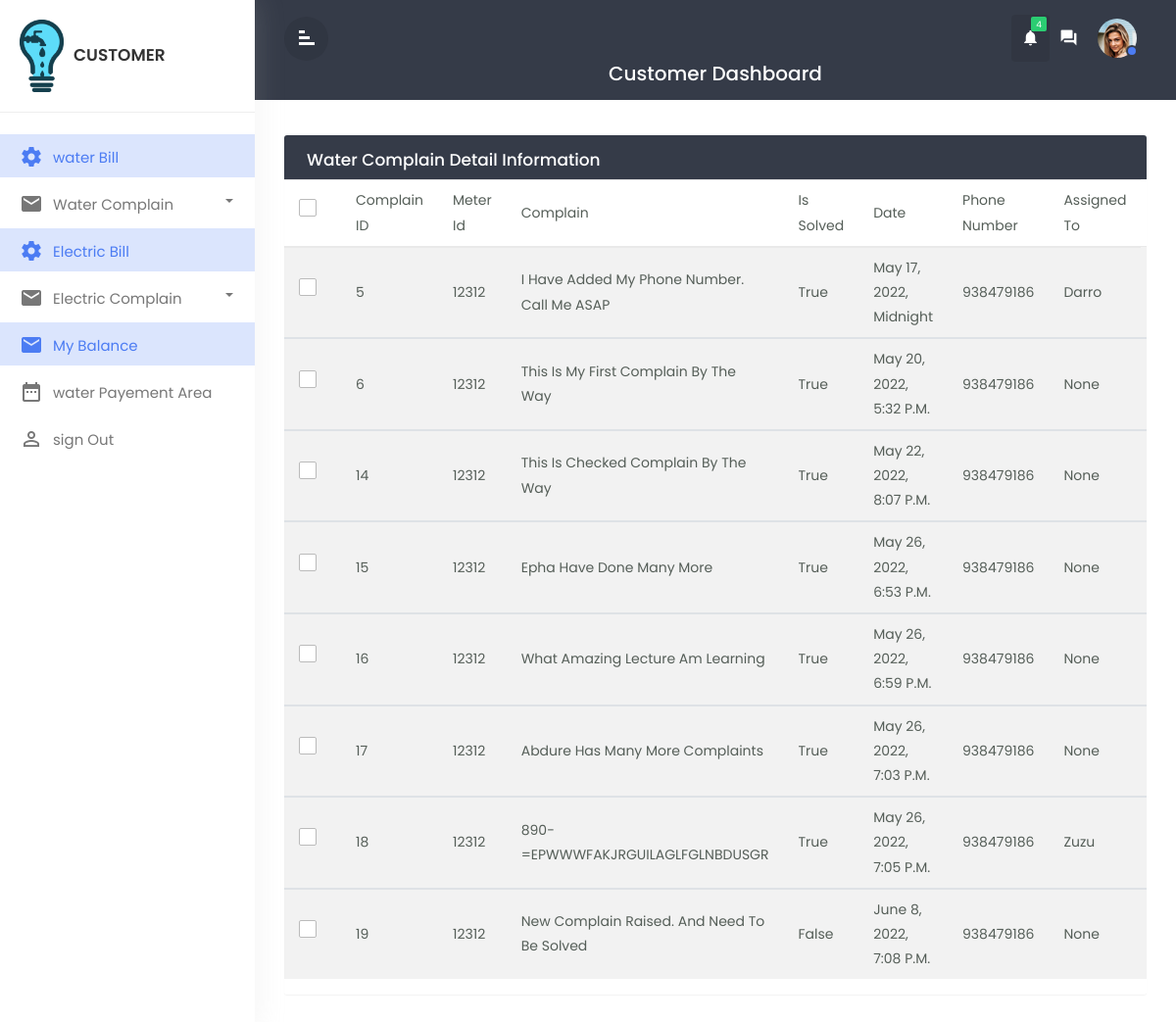
/viewwatercomplain (signed in), run on an earlier commit of the app's database.
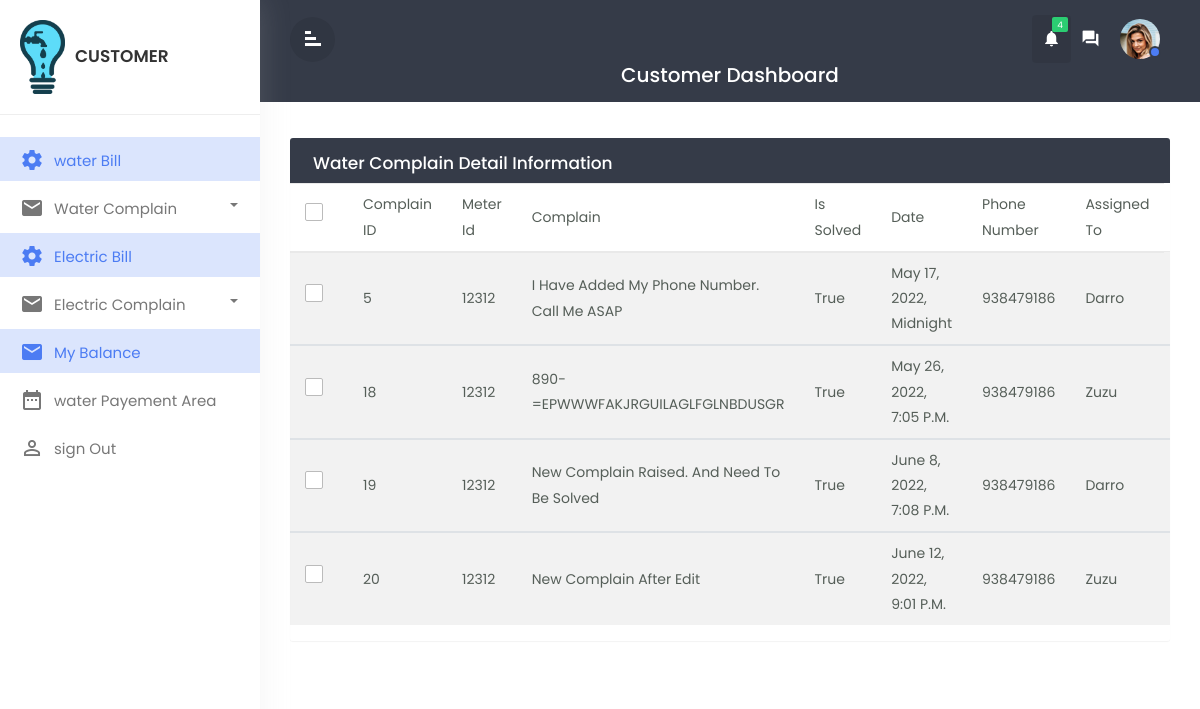
And on a later commit of the database.
### water/models.py (models this page shows, shortened)
class WaterComplain(models.Model):
    id =models.AutoField(primary_key=True)
    meter_id = models.ForeignKey(on_delete=models.CASCADE, to=WaterCustomer)
    complain = models.TextField()
    date = models.DateTimeField(default=timezone.now)
    is_solved = models.CharField(max_length=50,default=False )#null=True,default='not solved')
    phone_number=models.IntegerField(null=True)
    assigned_to=models.ForeignKey(WaterTechnician,null=True,max_length=100, on_delete=models.CASCADE,)
    tec_reported=models.BooleanField(max_length=50,default=False )
    class Meta:
        db_table = "water_complain"

### users/models.py (models this page shows, shortened)
class Account(AbstractBaseUser,PermissionsMixin):
    username = models.CharField(null=False,max_length=100,primary_key = True)
    first_name = models.CharField(max_length=50,null=True,validators=[only_letters])
    middle_name = models.CharField(max_length=50,null=True,validators=[only_letters])
    last_name = models.CharField(max_length=50,null=True,validators=[only_letters])
    email =  models.EmailField(max_length=50,null=True)
    date_joined = models.DateTimeField(default=timezone.now)
    is_superuser = models.BooleanField(default=False)
    is_staff = models.BooleanField(default=False)
    is_active = models.BooleanField(default=True)
    ROLE_CHOICES = [('water_reader','Water_Reader'),('water_technician','Water_Technician'),('electric_reader','Electric_Reader'),('electric_technician','Electric_Technician'),('customer','Customer')]
    role=models.CharField(choices=ROLE_CHOICES,max_length =20,blank=True,null = True)
    objects = CustomAccountManager()
    REQUIRED_FIELDS = []
    USERNAME_FIELD = 'username'

### water/views.py (the view)
# urls.py: path('viewwatercomplain',views.viewwatercomplain,name='viewwatercomplain'),
def viewwatercomplain(request):
    x=request.user.username
    print(x)
    y= WaterCustomer.objects.get(username=x)
    m=y.meter_id
    watercomplaindata = WaterComplain.objects.filter(meter_id_id =y)
    context = {
            'watercomplaindata': watercomplaindata
        }
    return render(request,'customer/viewwatercomplain.html',context)

### water/models.py (called while the page is built)
    def __str__(self):
        return str(self.username)

### templates/customer/viewwatercomplain.html (shortened to what this page needs)
{% extends 'customer/customerbase.html' %}
{% block content %}
<div id="mymain" class="main-content">
    <div class="row">
    <div class="col-md-12">
        <div class="table-wrapper">
        <div class="table-title">
            <div class="row">
                <div class="col-sm-6 p-0 flex justify-content-lg-start justify-content-center">
                <h2 class="ml-lg-2">Water Complain Detail Information</h2>
                </div>
            </div>
        </div>
        <table class="table table-striped table-hover">
            <thead>
                <tr>
                <th><span class="custom-checkbox">
                <label for="selectAll"></label></th>
                <th>Complain ID</th>
                <th>Meter Id</th>
                <th>Complain</th>
                <th>Is Solved</th>
                <th>Date</th>
                <th>Phone Number</th>
                <th>Assigned to</th>
                </tr>
            </thead>
            {% for data in watercomplaindata %}
            <tbody>
                <tr>
                <th><span class="custom-checkbox">
                <label for="checkbox1"></label></th>
                <th>{{data.id}}</th>
                <th>{{data.meter_id_id}}</th>
                <th>{{data.complain}}</th>
                <th>{{data.is_solved}}</th>
                <th>{{data.date}}</th>
                <th>{{data.phone_number}}</th>
                <th>{{data.assigned_to}}</th>
                <th>
                </th>
                </tr>
            </tbody>
            {%endfor%}
        </table>
        </div>
    </div>
    </div>
</div>
{% endblock content %}

What changed in the data, as far as the page shows it:
removed WaterComplain: id "6", meter_id_id "12312", complain "This Is My First Complain By The Way", is_solved "True", date "May 20, 2022, 5:32 P.m.", phone_number "938479186", assigned_to "None"
removed WaterComplain: id "14", meter_id_id "12312", complain "This Is Checked Complain By The Way", is_solved "True", date "May 22, 2022, 8:07 P.m.", phone_number "938479186", assigned_to "None"
removed WaterComplain: id "15", meter_id_id "12312", complain "Epha Have Done Many More", is_solved "True", date "May 26, 2022, 6:53 P.m.", phone_number "938479186", assigned_to "None"
removed WaterComplain: id "16", meter_id_id "12312", complain "What Amazing Lecture Am Learning", is_solved "True", date "May 26, 2022, 6:59 P.m.", phone_number "938479186", assigned_to "None"
removed WaterComplain: id "17", meter_id_id "12312", complain "Abdure Has Many More Complaints", is_solved "True", date "May 26, 2022, 7:03 P.m.", phone_number "938479186", assigned_to "None"
changed WaterComplain "New Complain Raised. And Need To Be Solved": is_solved "False" → "True"; assigned_to "None" → "Darro"
added WaterComplain: id "20", meter_id_id "12312", complain "New Complain After Edit", is_solved "True", date "June 12, 2022, 9:01 P.m.", phone_number "938479186", assigned_to "Zuzu"
